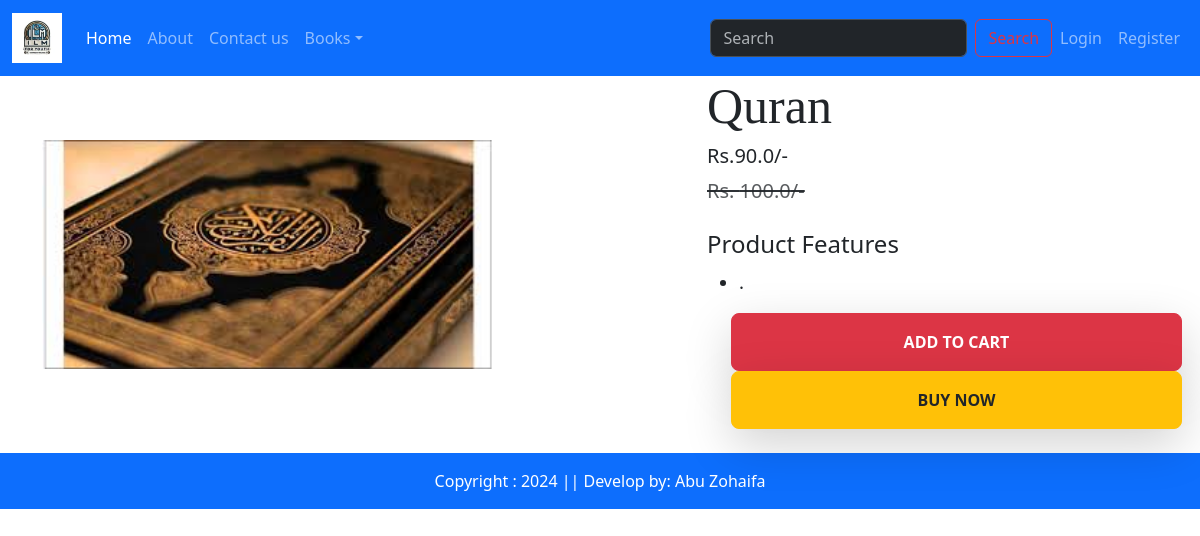
Page /product-detail/3 on the committed database.
### app/models.py (models this page shows, shortened)
class Product(models.Model):
    title= models.CharField(max_length=100)
    selling_price = models.FloatField()
    discounted_price = models.FloatField()
    description= models.TextField()
    composition = models.TextField(default='')
    prodapp = models.TextField(default='')
    category =models.CharField(choices=CATEGORY_CHOICES, max_length=2)
    product_image = models.ImageField(upload_to='product')

### app/views.py (the view)
# urls.py: path("product-detail/<int:pk>", views.ProductDetail.as_view(), name="product-detail" ),
class ProductDetail(View):
    def get(self, request, pk):
        product = Product.objects.get(pk=pk)
        return render(request, "app/productdetail.html", locals())

### app/context_processors.py (called while the page is built)
def total_items(request):
    totalitem = 0
    if request.user.is_authenticated:
        totalitem = len(Cart.objects.filter(user=request.user))
    return {'totalitem': totalitem}

### app/templates/app/productdetail.html (shortened to what this page needs)
{% extends 'app/base.html' %}
{% load static %}
{% block main-content %}
<div class="container">
    <div class="row flex justify-content-between">
        <div class="img2 col-lg-5 mt-5">
            <img src="{{product.product_image.url}}" class="image col-xs-6 col-sm-12 col-lg-12 mt-3 text-sm-center w-100 h-75" alt="">
        </div>
        <div class="productdetail col-lg-5">
            <h1 style="font-family: Georgia; font-size: 50px;">{{product.title}}</h1>
            <h5>Rs.{{product.discounted_price}}/-</h5>
            <small class="text-decoration-line-through text-muted fs-5"><del>Rs. {{product.selling_price}}/- </small></del> <br><br><h4>Product Features</h4>
            <ul class="fs-5" style="font-family: Rajdhani;">
                <li>{{product.description}}</li>
            </ul>
            <form action="/add-to-cart" class="d-inline">
                <button type="submit" class="btn btn-danger text-uppercase text-white fw-bold px-5 py-3 ms-4 shadow-lg w-100" style="border-radius: 0.5rem;">Add to Cart</button>
            </form>
            <a href="{% url 'showcart' %}" class="btn btn-warning text-uppercase text-dark fw-bold px-5 py-3 ms-4 shadow-lg w-100" style="border-radius: 0.5rem;"> Buy Now</a>
        </div>
    </div>
</div>
{% endblock main-content %}

### rows in the picture
Product: product_image (picture), title "Quran", discounted_price "90.0", selling_price "100.0", description "."
